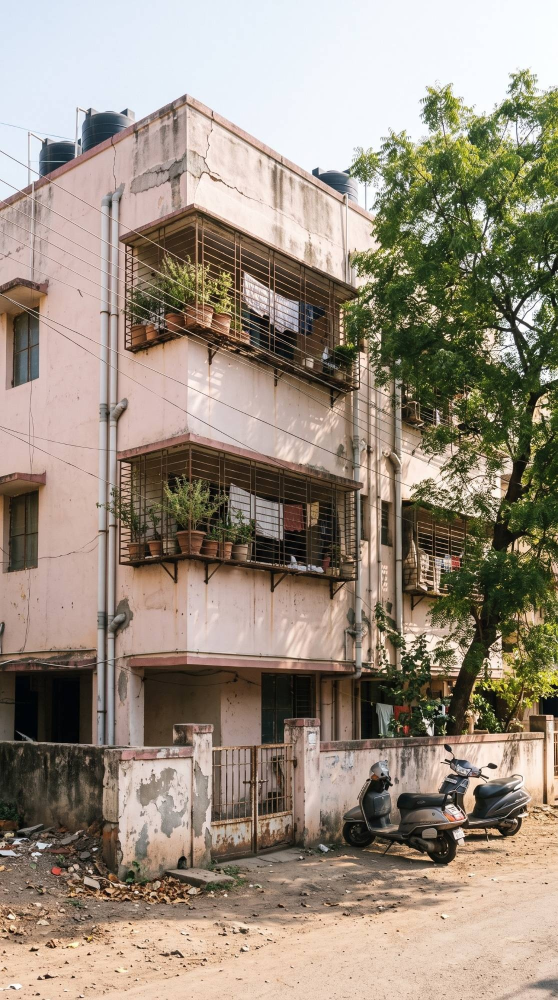
#> input picture reel_300sqft/raw/B01_old_society.jpg, 1116 x 2000 px (shown at 1/2 size)
$ python wm_remove.py ../reel_300sqft/raw/B01_old_society.jpg
#> lines starting #> are read from the running program, lines starting #| are printed output that depends on the picture
"""Remove the Gemini/Flow sparkle watermark (bottom-right) by patching with the best-matching nearby texture.

usage: python3 tools/wm_remove.py img1.jpg [img2.jpg ...]   (edits in place)
Known positions (centre x, y, half-size) by image size; add new sizes when Flow changes.
"""
import sys
import numpy as np
from PIL import Image, ImageFilter

POS = {(1116, 2000): (1034, 1918, 34), (2000, 2000): (1882, 1882, 46), (1500, 1500): (1412, 1412, 36)}


def clean(path):
#> called with path = '../reel_300sqft/raw/B01_old_society.jpg'
    img = Image.open(path).convert('RGB')
#> img is the input picture: PIL image 1116x2000 RGB; mean R, G, B 153.7, 141, 126.4
    if img.size not in POS:
        print('skip (unknown size)', path, img.size); return
    cx, cy, r = POS[img.size]
#> cx = 1034; cy = 1918; r = 34
    im = np.asarray(img).astype(float); H, W, _ = im.shape
#> after `H, W, _ = im.shape`: H = 2000; W = 1116
    x0, y0, x1, y1 = cx - r, cy - r, cx + r, cy + r; R = 8
#> after `x0, y0, x1, y1 = (cx - r, cy - r, cx + r, cy + r)`: x0 = 1000; y0 = 1884; x1 = 1068; y1 = 1952

    def ring(ox, oy):
#> called with ox = 0, oy = 0
        b = im[y0 - R + oy:y1 + R + oy, x0 - R + ox:x1 + R + ox].copy(); b[R:-R, R:-R] = np.nan; return b
#> after `b = im[y0 - R + oy:y1 + R + oy, x0 - R + ox:x1 + R + ox].copy()`:
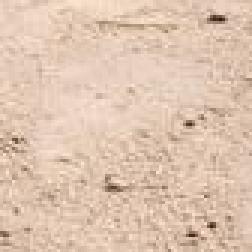
#> b: shape (84, 84, 3) float64 (shown 3 times larger); mean R, G, B 223, 197, 176.7
#> after `b[R:-R, R:-R] = np.nan`: b: shape (84, 84, 3) float64; 65.53% of the values are NaN or infinite; the others: min 5, max 255, mean 196.6
    tgt = ring(0, 0); best = None
    for ox in range(-8 * r, 1, 10):
        for oy in range(-8 * r, 2 * r, 10):
            if abs(ox) < 2 * r and abs(oy) < 2 * r: continue
            if y1 + R + oy > H or x0 - R + ox < 0 or y0 - R + oy < 0 or x1 + R + ox > W: continue
            d = np.nanmean((ring(ox, oy) - tgt) ** 2)
            if best is None or d < best[0]: best = (d, ox, oy)
#> this loop made 28 passes
#> pass 1, in ring (call 2), `b = im[y0 - R + oy:y1 + R + oy, x0 - R + ox:x1 + R + ox].copy()`:
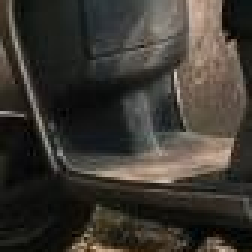
#> b: shape (84, 84, 3) float64 (shown 3 times larger); mean R, G, B 60.2, 56, 49.5
#> pass 1, in ring (call 3), `b = im[y0 - R + oy:y1 + R + oy, x0 - R + ox:x1 + R + ox].copy()`:
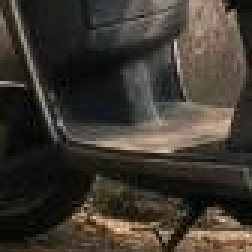
#> b: shape (84, 84, 3) float64 (shown 3 times larger); mean R, G, B 62.4, 56.5, 48.4
#> pass 1, in ring (call 4), `b = im[y0 - R + oy:y1 + R + oy, x0 - R + ox:x1 + R + ox].copy()`:
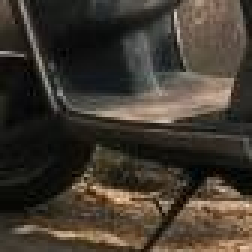
#> b: shape (84, 84, 3) float64 (shown 3 times larger); mean R, G, B 65.3, 57.6, 47.9
#> pass 1, in ring (call 5), `b = im[y0 - R + oy:y1 + R + oy, x0 - R + ox:x1 + R + ox].copy()`:
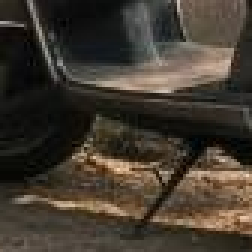
#> b: shape (84, 84, 3) float64 (shown 3 times larger); mean R, G, B 66.1, 58.1, 47.7
#> after the loop, best = (501.5, -102, 8)
    _, ox, oy = best
#> ox = -102; oy = 8
    patch = im[y0 + oy:y1 + oy, x0 + ox:x1 + ox]
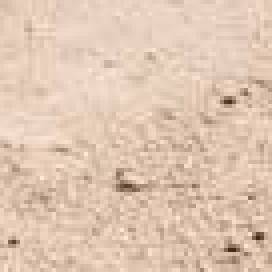
#> patch: shape (68, 68, 3) float64 (shown 4 times larger); mean R, G, B 224.2, 198.6, 178.7
    mm = np.zeros((2 * r, 2 * r)); mm[6:-6, 6:-6] = 255
    mask = np.asarray(Image.fromarray(mm.astype('uint8')).filter(ImageFilter.GaussianBlur(5))).astype(float)[..., None] / 255
    im[y0:y1, x0:x1] = im[y0:y1, x0:x1] * (1 - mask) + patch * mask
    Image.fromarray(im.clip(0, 255).astype('uint8')).save(path, quality=95)
    print('ok', path, 'patch offset', ox, oy, 'err', round(best[0]))
#| ok ../reel_300sqft/raw/B01_old_society.jpg patch offset -102 8 err 502


for p in sys.argv[1:]:
    clean(p)

$ run again, on reel_300sqft/raw/B05_shop.jpg
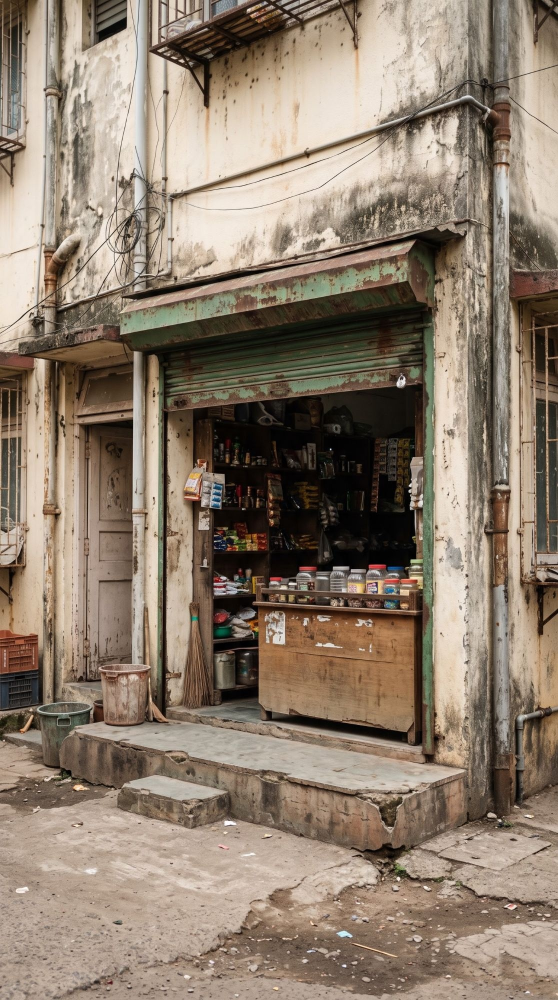
#> input picture reel_300sqft/raw/B05_shop.jpg, 1116 x 2000 px (shown at 1/2 size)
#> in clean, img is the input picture: PIL image 1116x2000 RGB; mean R, G, B 141.8, 126, 109.8
#> b: shape (84, 84, 3) float64; 65.53% of the values are NaN or infinite; the others: min 35, max 228, mean 156.8
#> the loop in clean, `for ox in range(-8 * r, 1, 10):` made 28 passes
#> pass 1, in ring (call 5), `b = im[y0 - R + oy:y1 + R + oy, x0 - R + ox:x1 + R + ox].copy()`:
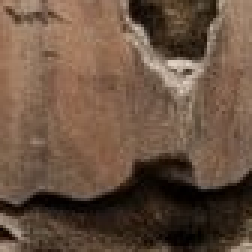
#> b: shape (84, 84, 3) float64 (shown 3 times larger); mean R, G, B 105.9, 82.5, 65.5
#> after the loop in clean, `for ox in range(-8 * r, 1, 10):`: best = (769.4, -72, -2)
#> ox = -72; oy = -2
#> in clean, `patch = im[y0 + oy:y1 + oy, x0 + ox:x1 + ox]`:
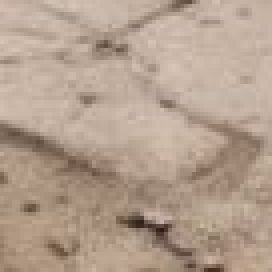
#> patch: shape (68, 68, 3) float64 (shown 4 times larger); mean R, G, B 179.5, 159.1, 142.4
#| ok ../reel_300sqft/raw/B05_shop.jpg patch offset -72 -2 err 769
